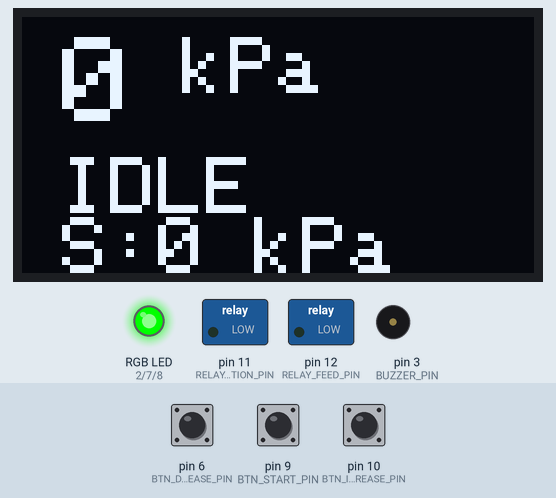
A sketch run on a simulated Arduino Uno, built with avr-gcc and run on an emulated ATmega328P. Shown: 128×64 one-colour display, switched loads named in the sketch (green lamp = pin HIGH), an RGB LED mixed from three pins (HIGH = lit), buzzer (waves = sounding). Inputs (shaded band) come from the test bench; at power-on: pin 9 (BTN_START_PIN) HIGH, pin 6 (BTN_DECREASE_PIN) HIGH, pin 10 (BTN_INCREASE_PIN) HIGH. What the sketch prints to the serial monitor is not drawn.

Above: at 1.2 s.
1.3 s: pin 9 (BTN_START_PIN) pulled LOW for 0.15 s
At 2.1 s:
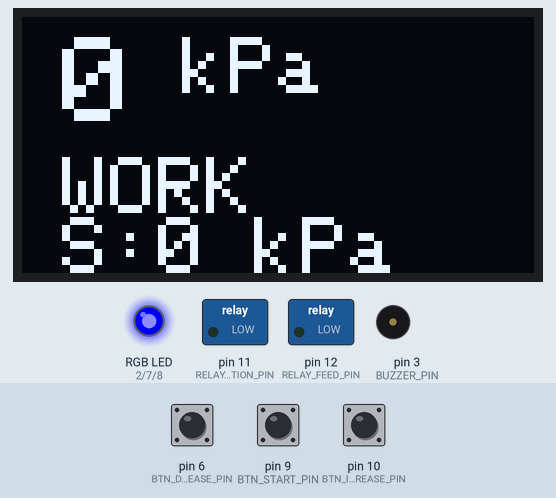
3.0 s: pin 6 (BTN_DECREASE_PIN) pulled LOW for 0.15 s
At 4.3 s:
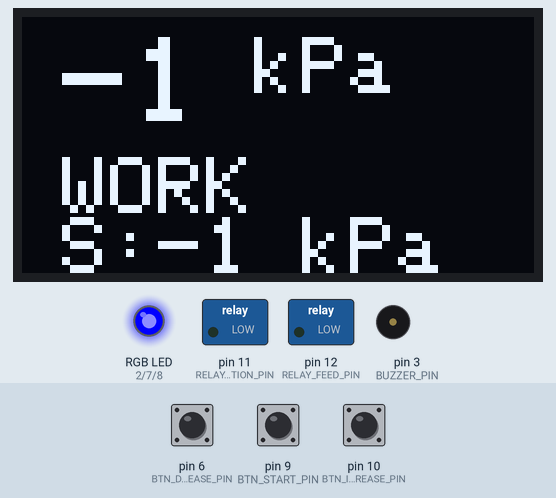
4.7 s: pin 10 (BTN_INCREASE_PIN) pulled LOW for 1 s
At 6.9 s:
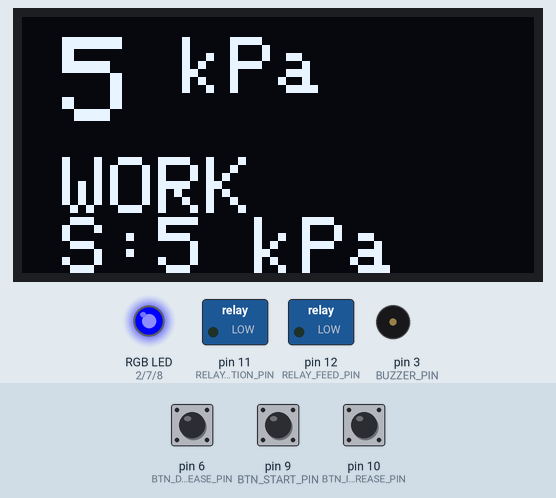
7.2 s: pin 9 (BTN_START_PIN) pulled LOW for 1 s
At 8.8 s:
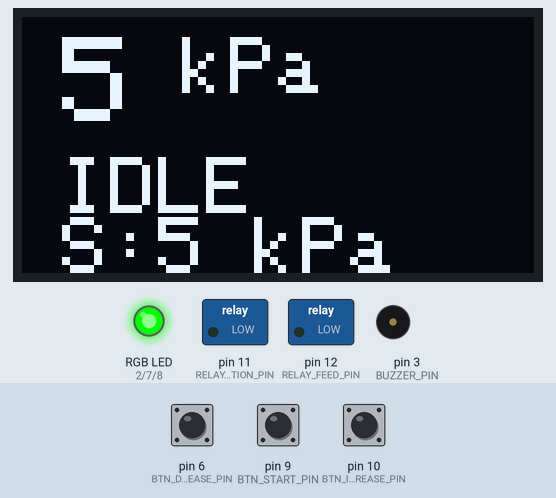
9.7 s: pin 6 (BTN_DECREASE_PIN) pulled LOW for 1 s
At 11.9 s:
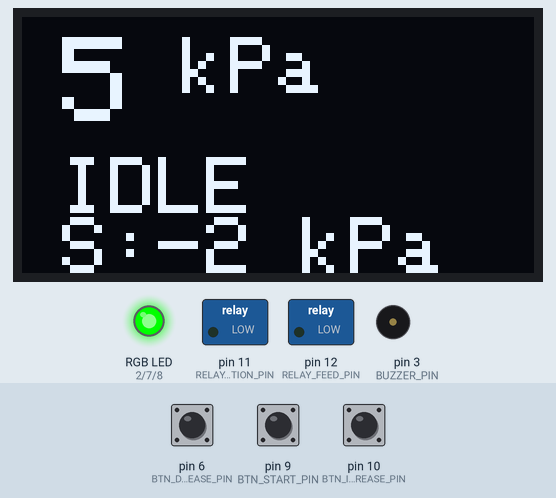
12.2 s: pin 9 (BTN_START_PIN) pulled LOW for 0.15 s
At 12.38 s:
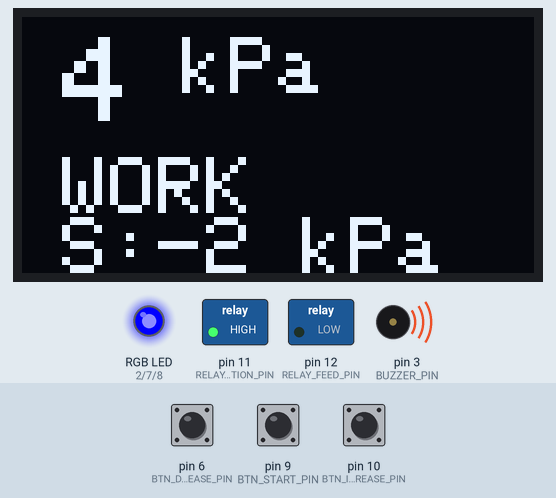
Timing chart, 0 to 13.9 s (numbered marks = the images above; inputs shaded):
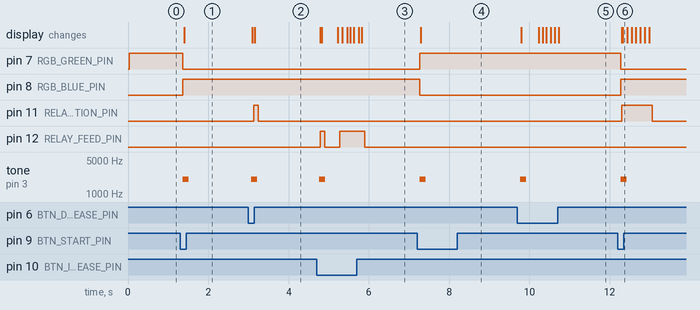

The sketch:

Masters_degree.ino
```cpp
/*
 * ============================================================================
 * ДИПЛОМНЫЙ ПРОЕКТ - СИСТЕМА УПРАВЛЕНИЯ ДАВЛЕНИЕМ
 * ============================================================================
 *
 * Модули:
 * - Зуммер (пин 3)
 * - RGB светодиод (пины 2,7,8)
 * - Кнопки (пины 6,9,10)
 * - Реле клапанов (пины 11,12)
 * - OLED дисплей 128x64 (I2C: A4=SDA, A5=SCL)
 *
 * ============================================================================
 */

// ============================================================================
// ПОДКЛЮЧЕНИЕ МОДУЛЕЙ
// ============================================================================
#include "config.h"
#include "Buzzer.h"
#include "RGB_LED.h"
#include "Buttons.h"
#include "Relay.h"
#include "Display.h"

// ============================================================================
// СОЗДАНИЕ ОБЪЕКТОВ
// ============================================================================
Buzzer buzzer;
RGB_LED rgb;
Buttons buttons;
Relay relay;
Display display;

// ============================================================================
// ПЕРЕМЕННЫЕ СИСТЕМЫ
// ============================================================================
int currentPressure = 0;      // Текущее давление (кПа)
int targetPressure = 0;       // Уставка (целевое давление)
int systemState = 0;          // 0=IDLE, 1=WORKING, 2=ALARM
bool feedActive = false;      // Клапан подачи включён?
bool suctionActive = false;   // Клапан отсоса включён?

// Для имитации давления (позже замените на реальный датчик)
unsigned long lastPressureUpdate = 0;

// ============================================================================
// НАСТРОЙКА (ВЫПОЛНЯЕТСЯ ОДИН РАЗ)
// ============================================================================
void setup() {
    Serial.begin(9600);

    // Инициализация всех модулей
    buzzer.begin(BUZZER_PIN);
    rgb.begin(RGB_RED_PIN, RGB_GREEN_PIN, RGB_BLUE_PIN);
    buttons.begin(BTN_DECREASE_PIN, BTN_START_PIN, BTN_INCREASE_PIN);
    relay.begin(RELAY_FEED_PIN, RELAY_SUCTION_PIN);

    // Инициализация дисплея
    if (!display.begin()) {
        Serial.println("Дисплей не найден!");
    } else {
        Serial.println("Дисплей готов");
    }

    // Начальное состояние
    rgb.setReady();
    systemState = 0;
    display.update(currentPressure, targetPressure, systemState, feedActive, suctionActive);

    Serial.println("Система готова. Нажмите START");
}

// ============================================================================
// ГЛАВНЫЙ ЦИКЛ (ВЫПОЛНЯЕТСЯ БЕСКОНЕЧНО)
// ============================================================================
void loop() {
    // ===== ОБНОВЛЕНИЕ МОДУЛЕЙ =====
    buttons.update();    // Опрос кнопок (антидребезг)
    buzzer.update();     // Обновление состояния зуммера

    // ===== ОБРАБОТКА КНОПОК =====

    // Кнопка START/STOP
    if (buttons.isStartPressed()) {
        if (systemState == 0) {
            // ЗАПУСК СИСТЕМЫ
            systemState = 1;
            rgb.setWorking();
            buzzer.beepShort();
            Serial.println("СИСТЕМА ЗАПУЩЕНА");
        } else {
            // ОСТАНОВ СИСТЕМЫ
            systemState = 0;
            relay.bothOff();
            feedActive = false;
            suctionActive = false;
            rgb.setReady();
            buzzer.beepShort();
            Serial.println("СИСТЕМА ОСТАНОВЛЕНА");
        }
        display.update(currentPressure, targetPressure, systemState, feedActive, suctionActive);
    }

    // Кнопка УВЕЛИЧЕНИЕ уставки
    if (buttons.isIncreasePressed()) {
        targetPressure++;
        if (targetPressure > 5) targetPressure = 5;
        buzzer.beepShort();
        display.update(currentPressure, targetPressure, systemState, feedActive, suctionActive);
        Serial.print("Уставка: ");
        Serial.println(targetPressure);
    }

    // Кнопка УМЕНЬШЕНИЕ уставки
    if (buttons.isDecreasePressed()) {
        targetPressure--;
        if (targetPressure < -5) targetPressure = -5;
        buzzer.beepShort();
        display.update(currentPressure, targetPressure, systemState, feedActive, suctionActive);
        Serial.print("Уставка: ");
        Serial.println(targetPressure);
    }

    // Удержание кнопки УВЕЛИЧЕНИЕ (быстрая смена)
    if (buttons.isIncreaseHeld()) {
        targetPressure++;
        if (targetPressure > 5) targetPressure = 5;
        display.update(currentPressure, targetPressure, systemState, feedActive, suctionActive);
        delay(50);
    }

    // Удержание кнопки УМЕНЬШЕНИЕ (быстрая смена)
    if (buttons.isDecreaseHeld()) {
        targetPressure--;
        if (targetPressure < -5) targetPressure = -5;
        display.update(currentPressure, targetPressure, systemState, feedActive, suctionActive);
        delay(50);
    }

    // ===== ЛОГИКА УПРАВЛЕНИЯ (ПОКА ИМИТАЦИЯ) =====
    if (systemState == 1) {
        // Имитация изменения давления каждые 100 мс
        if (millis() - lastPressureUpdate > 100) {
            lastPressureUpdate = millis();

            if (currentPressure < targetPressure) {
                currentPressure++;
                feedActive = true;
                suctionActive = false;
                relay.feedOn();
                relay.suctionOff();
            }
            else if (currentPressure > targetPressure) {
                currentPressure--;
                feedActive = false;
                suctionActive = true;
                relay.feedOff();
                relay.suctionOn();
            }
            else {
                feedActive = false;
                suctionActive = false;
                relay.bothOff();
            }

            // Обновляем дисплей при изменении давления
            display.update(currentPressure, targetPressure, systemState, feedActive, suctionActive);
        }
    }

    delay(10);  // Небольшая задержка для стабильности
}
```

Buttons.cpp
```cpp
#include "Buttons.h"

// ============================================================================
// BEGIN - ИНИЦИАЛИЗАЦИЯ ВСЕХ КНОПОК
// ============================================================================
void Buttons::begin(uint8_t decreasePin, uint8_t startPin, uint8_t increasePin) {
    // --- СОХРАНЯЕМ НОМЕРА ПИНОВ В СООТВЕТСТВУЮЩИЕ СТРУКТУРЫ ---------------
    // Оператор . (точка) используется для доступа к полям структуры
    _btnDecrease.pin = decreasePin;   // Пин 6 для кнопки уменьшения
    _btnStart.pin = startPin;         // Пин 9 для кнопки старт/стоп
    _btnIncrease.pin = increasePin;   // Пин 10 для кнопки увеличения

    // --- НАСТРОЙКА ПИНОВ КАК ВХОДОВ С ВНУТРЕННЕЙ ПОДТЯЖКОЙ ---------------
    // INPUT_PULLUP - режим, при котором пин внутренним резистором подтянут к +5V
    // Когда кнопка НЕ НАЖАТА - на пине HIGH (5V)
    // Когда кнопка НАЖАТА (замыкает на GND) - на пине LOW (0V)
    // Это экономит внешние резисторы и даёт чёткое состояние
    pinMode(_btnDecrease.pin, INPUT_PULLUP);
    pinMode(_btnStart.pin, INPUT_PULLUP);
    pinMode(_btnIncrease.pin, INPUT_PULLUP);

    // --- ИНИЦИАЛИЗАЦИЯ КНОПКИ УМЕНЬШЕНИЯ -----------------------------------
    _btnDecrease.lastState = HIGH;        // Последнее прочитанное значение - HIGH (не нажата)
    _btnDecrease.currentState = HIGH;     // Текущее стабильное состояние - HIGH
    _btnDecrease.wasPressed = false;      // Нажатие ещё не обработано
    _btnDecrease.lastDebounceTime = 0;    // Время последнего изменения
    // --- ИНИЦИАЛИЗАЦИЯ КНОПКИ СТАРТА --------------------------------------
    _btnStart.lastState = HIGH;
    _btnStart.currentState = HIGH;
    _btnStart.wasPressed = false;
    _btnStart.lastDebounceTime = 0;
    // --- ИНИЦИАЛИЗАЦИЯ КНОПКИ УВЕЛИЧЕНИЯ ----------------------------------
    _btnIncrease.lastState = HIGH;
    _btnIncrease.currentState = HIGH;
    _btnIncrease.wasPressed = false;
    _btnIncrease.lastDebounceTime = 0;

    // --- ОБНУЛЯЕМ ТАЙМЕРЫ УДЕРЖАНИЯ ---------------------------------------
    // 0 означает "кнопка не удерживается"
    _lastIncreaseHold = 0;
    _lastDecreaseHold = 0;
}

// ============================================================================
// UPDATE BUTTON - ОБРАБОТКА АНТИДРЕБЕЗГА ДЛЯ ОДНОЙ КНОПКИ
// ============================================================================
// Принимает ссылку на структуру Button (Button& btn)
// & означает, что мы работаем с оригиналом, а не с копией
void Buttons::updateButton(Button& btn) {
    // --- ЧИТАЕМ ТЕКУЩЕЕ СОСТОЯНИЕ ПИНА ------------------------------------
    // digitalRead() возвращает HIGH (1) или LOW (0)
    bool reading = digitalRead(btn.pin);

    // --- ПРОВЕРЯЕМ: ИЗМЕНИЛОСЬ ЛИ СОСТОЯНИЕ? ------------------------------
    // Если currentState отличается от того, что только что прочитали
    if (reading != btn.lastState) {
        // Да, изменилось! Запоминаем время этого изменения
        // Это может быть дребезг (ложное срабатывание)
        btn.lastDebounceTime = millis();
    }

    // --- ПРОВЕРЯЕМ: ПРОШЛО ЛИ ДОСТАТОЧНО ВРЕМЕНИ? -------------------------
    // Если с момента последнего изменения прошло больше DEBOUNCE_DELAY (50 мс)
    if ((millis() - btn.lastDebounceTime) > DEBOUNCE_DELAY) {
        // Да, сигнал стабилизировался. Можно доверять этому значению.
        if (reading != btn.currentState) {
            // Состояние действительно изменилось (не дребезг)
            btn.currentState = reading;

            // Если кнопка была нажата (LOW), сбрасываем флаг wasPressed
            // Это позволяет зарегистрировать новое нажатие при следующем is...Pressed()
            if (btn.currentState == LOW) {
                btn.wasPressed = false;   // Новое нажатие — ещё не обработано
            }
        }
    }

    // --- СОХРАНЯЕМ ПОСЛЕДНЕЕ ПРОЧИТАННОЕ СОСТОЯНИЕ ------------------------
    // Нужно для следующей итерации, чтобы определить изменение
    btn.lastState = reading;
}

// ============================================================================
// UPDATE - ОБНОВЛЕНИЕ ВСЕХ КНОПОК
// ============================================================================
void Buttons::update() {
    // Вызываем updateButton() для каждой кнопки
    // Каждый вызов обрабатывает антидребезг для одной кнопки
    updateButton(_btnDecrease);   // Обрабатываем кнопку уменьшения
    updateButton(_btnStart);      // Обрабатываем кнопку старта
    updateButton(_btnIncrease);   // Обрабатываем кнопку увеличения
}

// ============================================================================
// IS START PRESSED - ПРОВЕРКА НАЖАТИЯ КНОПКИ СТАРТА (ОДНОКРАТНО)
// ============================================================================
bool Buttons::isStartPressed() {
    // Проверяем:
    // 1. currentState == LOW - кнопка физически нажата (замкнута на GND)
    // 2. wasPressed == false - мы ещё НЕ сообщали программе об этом нажатии
    if (_btnStart.currentState == LOW && !_btnStart.wasPressed) {
        // Ставим флаг, что нажатие обработано
        _btnStart.wasPressed = true;
        // Возвращаем true - да, было нажатие
        return true;
    }
    // Если условий нет - возвращаем false
    return false;
}

// ============================================================================
// IS INCREASE PRESSED - ПРОВЕРКА НАЖАТИЯ КНОПКИ УВЕЛИЧЕНИЯ
// ============================================================================
bool Buttons::isIncreasePressed() {
    if (_btnIncrease.currentState == LOW && !_btnIncrease.wasPressed) {
        _btnIncrease.wasPressed = true;
        return true;
    }
    return false;
}

// ============================================================================
// IS DECREASE PRESSED - ПРОВЕРКА НАЖАТИЯ КНОПКИ УМЕНЬШЕНИЯ
// ============================================================================
bool Buttons::isDecreasePressed() {
    if (_btnDecrease.currentState == LOW && !_btnDecrease.wasPressed) {
        _btnDecrease.wasPressed = true;
        return true;
    }
    return false;
}

// ============================================================================
// IS INCREASE HELD - ПРОВЕРКА УДЕРЖАНИЯ КНОПКИ УВЕЛИЧЕНИЯ (АВТОПОВТОР)
// ============================================================================
// Этот метод позволяет: нажал и держишь - значение меняется с ускорением
// Сначала ничего не происходит HOLD_DELAY мс, затем каждые HOLD_INTERVAL мс
bool Buttons::isIncreaseHeld() {
    // Проверяем: кнопка нажата? (currentState == LOW)
    if (_btnIncrease.currentState == LOW) {
        // Кнопка нажата. Проверяем, запущен ли таймер удержания
        if (_lastIncreaseHold == 0) {
            // Таймер ещё не запущен. Запускаем его СЕЙЧАС.
            _lastIncreaseHold = millis();
            return false;   // Первое нажатие не считаем автоповтором
        }

        // Вычисляем, сколько времени кнопка уже нажата
        unsigned long holdTime = millis() - _lastIncreaseHold;

        // Если прошло больше HOLD_DELAY (400 мс)...
        if (holdTime >= HOLD_DELAY) {
            // Вычисляем, сколько прошло после начала автоповтора
            unsigned long elapsed = holdTime - HOLD_DELAY;

            // ... и если мы наступили на очередной интервал HOLD_INTERVAL (100 мс)
            // Оператор % - остаток от деления. Если остаток меньше 50 мс - срабатываем
            // Это создаёт "окно" в 50 мс для срабатывания, чтобы не пропустить
            if (elapsed % HOLD_INTERVAL < 50) {
                return true;   // Да, это момент для автоповтора
            }
        }
    } else {
        // Кнопка ОТПУЩЕНА! Сбрасываем таймер удержания
        _lastIncreaseHold = 0;
    }
    return false;
}

// ============================================================================
// IS DECREASE HELD - ПРОВЕРКА УДЕРЖАНИЯ КНОПКИ УМЕНЬШЕНИЯ
// ============================================================================
// Абсолютно такая же логика, как для кнопки увеличения
bool Buttons::isDecreaseHeld() {
    if (_btnDecrease.currentState == LOW) {
        if (_lastDecreaseHold == 0) {
            _lastDecreaseHold = millis();
            return false;
        }
        unsigned long holdTime = millis() - _lastDecreaseHold;
        if (holdTime >= HOLD_DELAY) {
            unsigned long elapsed = holdTime - HOLD_DELAY;
            if (elapsed % HOLD_INTERVAL < 50) {
                return true;
            }
        }
    } else {
        _lastDecreaseHold = 0;
    }
    return false;
}
```

Buttons.h
```cpp
#ifndef BUTTONS_H
#define BUTTONS_H

#include <Arduino.h>

// ============================================================================
// СТРУКТУРА BUTTON - ХРАНЕНИЕ СОСТОЯНИЯ ОДНОЙ КНОПКИ
// ============================================================================
// struct - как class, но все члены по умолчанию публичные (доступны всем)
// Используем struct для простых группировок данных без методов
struct Button {
    uint8_t pin;                    // Номер пина, к которому подключена кнопка
    bool lastState;                 // Последнее прочитанное состояние (для антидребезга)
    bool currentState;              // Текущее стабильное состояние (после антидребезга)
    unsigned long lastDebounceTime; // Время последнего изменения состояния (мс)
    bool wasPressed;                // Флаг: true - нажатие уже обработано программой
};

// ============================================================================
// КЛАСС BUTTONS - УПРАВЛЕНИЕ ТРЕМЯ КНОПКАМИ
// ============================================================================
class Buttons {
  public:
    // --- ИНИЦИАЛИЗАЦИЯ ------------------------------------------------------
    // Принимает номера пинов для трёх кнопок: уменьшение, старт, увеличение
    void begin(uint8_t decreasePin, uint8_t startPin, uint8_t increasePin);

    // --- ОБНОВЛЕНИЕ (ВЫЗЫВАТЬ В LOOP) --------------------------------------
    // Читает состояния пинов, обрабатывает антидребезг
    void update();

    // --- ПРОВЕРКА ФРОНТА НАЖАТИЯ (ОДНОКРАТНО) ------------------------------
    // Возвращает true ТОЛЬКО В МОМЕНТ, когда кнопка была нажата
    // После этого сбрасывает флаг, чтобы не срабатывало повторно
    bool isStartPressed();
    bool isIncreasePressed();
    bool isDecreasePressed();

    // --- ПРОВЕРКА УДЕРЖАНИЯ (ДЛЯ ПЛАВНОГО ИЗМЕНЕНИЯ) -----------------------
    // Возвращает true, если кнопка удерживается дольше HOLD_DELAY
    // Затем срабатывает каждые HOLD_INTERVAL миллисекунд
    // Это позволяет менять значение с ускорением при долгом удержании
    bool isIncreaseHeld();
    bool isDecreaseHeld();

  private:
    // Три структуры Button для хранения состояния каждой кнопки
    Button _btnDecrease;   // Кнопка уменьшения уставки (пин 6)
    Button _btnStart;      // Кнопка старт/стоп (пин 9)
    Button _btnIncrease;   // Кнопка увеличения уставки (пин 10)

    // --- ВСПОМОГАТЕЛЬНЫЙ МЕТОД ---------------------------------------------
    // Обновляет состояние одной кнопки (логика антидребезга)
    // Принимает ссылку на структуру Button (символ & означает "по ссылке")
    // Передача по ссылке позволяет изменять оригинал, а не копию
    void updateButton(Button& btn);

    // --- КОНСТАНТЫ ДЛЯ АНТИДРЕБЕЗГА И АВТОПОВТОРА --------------------------
    // const - значение не может быть изменено после инициализации
    // unsigned long - тип для хранения больших чисел (до 4,294,967,295)

    // Задержка антидребезга: 50 миллисекунд
    // За это время сигнал на пине должен стабилизироваться
    const unsigned long DEBOUNCE_DELAY = 50;

    // Задержка перед началом автоповтора: 400 мс
    // Если держать кнопку дольше этого времени, начнёт срабатывать многократно
    const unsigned long HOLD_DELAY = 400;

    // Интервал автоповтора: 100 мс
    // После начала автоповтора срабатывает каждые 100 мс
    const unsigned long HOLD_INTERVAL = 100;

    // Время начала удержания кнопки увеличения (0 - не удерживается)
    unsigned long _lastIncreaseHold;

    // Время начала удержания кнопки уменьшения
    unsigned long _lastDecreaseHold;
};

#endif
```

Source omitted: Buzzer.cpp (2307 bytes), Buzzer.h (3996 bytes), Display.cpp (2336 bytes), Display.h (1125 bytes), RGB_LED.cpp (2738 bytes), RGB_LED.h (1352 bytes), Relay.cpp (2908 bytes), Relay.h (1539 bytes), config.h (2583 bytes)

Measured:
- after the input at 1.3 s, pin 7 (RGB_GREEN_PIN): HIGH → LOW after 0.07 s; pin 8 (RGB_BLUE_PIN): LOW → HIGH after 0.07 s; tone on pin 3 (BUZZER_PIN): silent → 2000 Hz after 0.07 s, → silent 0.15 s later; the display: changes after 0.10 s (image 1)
- after the input at 3.0 s, pin 11 (RELAY_SUCTION_PIN): LOW → HIGH after 0.13 s, → LOW 0.11 s later; tone on pin 3 (BUZZER_PIN): silent → 2000 Hz after 0.06 s, → silent 0.15 s later; the display: first changes after 0.09 s (image 2 shows a later state)
- after the input at 4.7 s, pin 12 (RELAY_FEED_PIN): LOW → HIGH after 0.09 s, → LOW 0.11 s later, → HIGH 0.37 s later, → LOW 0.63 s later; tone on pin 3 (BUZZER_PIN): silent → 2000 Hz after 0.07 s, → silent 0.15 s later; the display: first changes after 0.09 s (image 3 shows a later state)
- after the input at 7.2 s, pin 7 (RGB_GREEN_PIN): LOW → HIGH after 0.06 s; pin 8 (RGB_BLUE_PIN): HIGH → LOW after 0.06 s; tone on pin 3 (BUZZER_PIN): silent → 2000 Hz after 0.06 s, → silent 0.15 s later; the display: changes after 0.09 s (image 4)
- after the input at 9.7 s, tone on pin 3 (BUZZER_PIN): silent → 2000 Hz after 0.07 s, → silent 0.15 s later; the display: first changes after 0.10 s (image 5 shows a later state)
- after the input at 12.2 s, pin 7 (RGB_GREEN_PIN): HIGH → LOW after 0.07 s; pin 8 (RGB_BLUE_PIN): LOW → HIGH after 0.07 s; pin 11 (RELAY_SUCTION_PIN): LOW → HIGH after 0.10 s, → LOW 0.76 s later; tone on pin 3 (BUZZER_PIN): silent → 2000 Hz after 0.07 s, → silent 0.15 s later; the display: first changes after 0.10 s (image 6 shows a later state)
